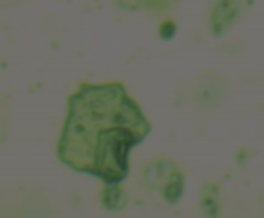
#> input picture Ferografie - Zuth/ima (114).png, 264 x 218 px; its folder holds only this picture in this run
$ python Reseni.py
#> lines starting #> are read from the running program, lines starting #| are printed output that depends on the picture; after the words box and inside, x2 and y2 are one past the last pixel; in counts of white or black regions, pixels touching at a corner belong together
#> in process_batch_exact_fix, img is the input picture: shape (218, 264, 3); mean B, G, R 97.2, 110.2, 106.1
import cv2
import numpy as np
import pandas as pd
import matplotlib.pyplot as plt
import os
import glob

INPUT_FOLDER = '.'
OUTPUT_FOLDER = 'vystupy_exact_fix'


def get_texture_based_mask(img):
    """
    Pokročilá maska, která kombinuje detekci hran a textury.
    Řeší problém 'neviditelných' lesklých třísek (ima 2).
    """
    gray = cv2.cvtColor(img, cv2.COLOR_BGR2GRAY)
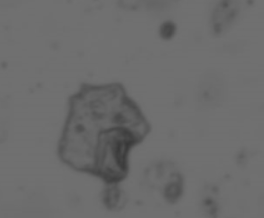
#> gray: shape (218, 264); min 55, max 113, mean 107.5
    blurred = cv2.GaussianBlur(gray, (5, 5), 0)

    # --- 1. CESTA PRO LESKLÉ/DĚRAVÉ ČÁSTICE (Např. ima 2) ---
    # Použijeme detekci hran Canny s velmi nízkým prahem, abychom chytili i slabé obrysy
    canny = cv2.Canny(blurred, 10, 100)
#> canny: shape (218, 264); every value is 0

    # Následně extrémní dilatace (roztažení), abychom spojili ty dvě "kolejnice" třísky k sobě
    # Kernel 9x9 zajistí, že se spojí mezery uvnitř třísky
    kernel_connect = cv2.getStructuringElement(cv2.MORPH_ELLIPSE, (9, 9))
    canny_connected = cv2.dilate(canny, kernel_connect, iterations=2)

    # Vyplnění děr uvnitř uzavřených tvarů
    contours_c, _ = cv2.findContours(canny_connected, cv2.RETR_EXTERNAL, cv2.CHAIN_APPROX_SIMPLE)
#> contours_c = []
    mask_metal = np.zeros_like(gray)
    cv2.drawContours(mask_metal, contours_c, -1, 255, thickness=cv2.FILLED)

    # --- 2. CESTA PRO TMAVÉ/PLNÉ ČÁSTICE (Např. ima 17, 23) ---
    # Klasický adaptivní threshold (Otsu)
    # Invertujeme, protože částice jsou tmavé/barevné na světlém pozadí
    _, mask_dark = cv2.threshold(blurred, 0, 255, cv2.THRESH_BINARY_INV + cv2.THRESH_OTSU)
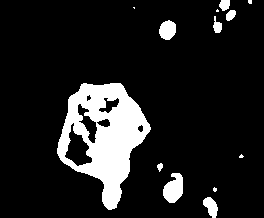
#> mask_dark: shape (218, 264); 12.5% white; 13 white regions (5 under 20 px), largest, box (x1, y1, x2, y2) and area: (57, 83, 151, 210) 5931, (163, 173, 183, 203) 429, (159, 20, 176, 40) 260

    # --- 3. SLOUČENÍ ---
    combined = cv2.bitwise_or(mask_metal, mask_dark)

    # Finální začištění (zbavení se šumu teček)
    kernel_clean = cv2.getStructuringElement(cv2.MORPH_ELLIPSE, (3, 3))
    final_mask = cv2.morphologyEx(combined, cv2.MORPH_OPEN, kernel_clean, iterations=2)
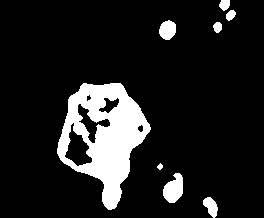
#> final_mask: shape (218, 264); 12.2% white; 8 white regions

    return final_mask


def analyze_exact_shape(contour):
    """
    Vypočítá PŘESNOU plochu a rozměry pomocí opsaného obdélníku.
    """
    # 1. PŘESNÁ PLOCHA (Contour Area - Greenova věta)
    # Toto je nejpřesnější možný výpočet obsahu v digitálním obraze.
    exact_area = cv2.contourArea(contour)

    if exact_area < 50: return None  # Ignorovat smetí

    # 2. ROZMĚRY (Rotated Rectangle)
    rect = cv2.minAreaRect(contour)
    (center, (w, h), angle) = rect

    length = max(w, h)
    width = min(w, h)
    aspect_ratio = length / width if width > 0 else 0

    # Solidita
    hull = cv2.convexHull(contour)
    hull_area = cv2.contourArea(hull)
    solidity = exact_area / hull_area if hull_area > 0 else 0

    return {
        "area": exact_area,
        "length": length,
        "width": width,
        "ar": aspect_ratio,
        "solidity": solidity,
        "rect": rect,
        "center": center
    }


def process_batch_exact_fix(input_folder, output_folder):
    if not os.path.exists(output_folder):
        os.makedirs(output_folder)

    files = glob.glob(os.path.join(input_folder, "*.png")) + glob.glob(os.path.join(input_folder, "*.jpg"))
    print(f"Zpracovávám {len(files)} souborů...")

    for file_path in files:
        filename = os.path.basename(file_path)
        img = cv2.imread(file_path)
        if img is None: continue

        mask = get_texture_based_mask(img)
        contours, _ = cv2.findContours(mask, cv2.RETR_EXTERNAL, cv2.CHAIN_APPROX_SIMPLE)
#> contours = 8 contours, 1 with area under 20; largest, box (x1, y1, x2, y2) and area: (57, 83, 151, 210) 6892, (163, 173, 183, 203) 381, (159, 20, 176, 40) 234, (203, 197, 218, 218) 170, (219, 0, 230, 11) 77, (226, 10, 236, 21) 64, (213, 22, 222, 33) 62

        annotated_img = img.copy()
        data_list = []

        # Seřadíme kontury podle velikosti (od největší), abychom měli pořádek v ID
        contours = sorted(contours, key=cv2.contourArea, reverse=True)

        for i, cnt in enumerate(contours):
            stats = analyze_exact_shape(cnt)
            if stats is None: continue

            data_list.append({
                "ID": i + 1,
                "Plocha (px)": int(stats["area"]),
                "Délka (px)": round(stats["length"], 1),
                "Šířka (px)": round(stats["width"], 1),
                "Poměr": round(stats["ar"], 2)
            })

            # --- VYKRESLOVÁNÍ ---
            # A) Skutečný tvar (červeně) - z tohoto se počítá "Plocha"
            cv2.drawContours(annotated_img, [cnt], -1, (0, 0, 255), 1)

            # B) Opsaný obdélník (zeleně) - z tohoto se počítá "Délka/Šířka"
            box = cv2.boxPoints(stats["rect"])

            # --- FIX PRO NUMPY (zde byla chyba) ---
            # Místo np.int0 použijeme np.int64
            box = np.int64(box)

            cv2.drawContours(annotated_img, [box], 0, (0, 255, 0), 2)

            # ID
            cx, cy = stats["center"]
            cv2.putText(annotated_img, str(i + 1), (int(cx), int(cy)),
                        cv2.FONT_HERSHEY_SIMPLEX, 0.6, (255, 255, 0), 2)
#> this loop made 8 passes
#> (exact_area in analyze_exact_shape, w in analyze_exact_shape, h in analyze_exact_shape, angle in analyze_exact_shape, length in analyze_exact_shape, width in analyze_exact_shape, aspect_ratio in analyze_exact_shape, hull_area in analyze_exact_shape) on passes 1 to 7: (6892.5, 120.3, 87.15, -66.41, 120.3, 87.15, 1.38, 7831.5), (381, 28.78, 18.86, -50.71, 28.78, 18.86, 1.53, 411), (233.5, 18.38, 16.26, -45, 18.38, 16.26, 1.13, 239), (170, 11.24, 20.88, -32.01, 20.88, 11.24, 1.86, 184), (77, 10, 10, -90, 10, 10, 1, 79), (63.5, 10.61, 7.07, -45, 10.61, 7.07, 1.5, 64.5), (62.5, 9.19, 8.49, -45, 9.19, 8.49, 1.08, 63.5)
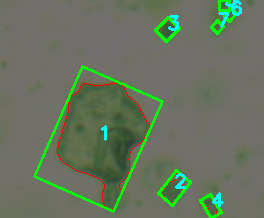
#> annotated_img: shape (218, 264, 3); 4.96% of pixels changed, all inside (x1, y1, x2, y2) = (33, 0, 242, 218)
#> after the loop, data_list = 7 items

        # Export reportu
        fig, ax = plt.subplots(1, 2, figsize=(14, 6))

        ax[0].imshow(cv2.cvtColor(annotated_img, cv2.COLOR_BGR2RGB))
        ax[0].set_title(f"Soubor: {filename}")
        ax[0].axis('off')

        ax[1].axis('off')
        ax[1].set_title("Přesná plocha (bez aproximace)")

        if data_list:
            df = pd.DataFrame(data_list)
#> df = table of 7 rows and 5 columns
            # Zobrazíme jen prvních 15 řádků
            vis_df = df.head(15)
#> vis_df = table of 7 rows and 5 columns
            table = ax[1].table(cellText=vis_df.values, colLabels=vis_df.columns, cellLoc='center', loc='center')
            table.auto_set_font_size(False)
            table.set_fontsize(10)
            table.scale(1, 1.5)
            for (r, c), cell in table.get_celld().items():
                if r == 0: cell.set_facecolor('#dddddd')
#> this loop made 40 passes
#> (r, c) on passes 1 to 12: (1, 0), (1, 1), (1, 2), (1, 3), (1, 4), (2, 0), (2, 1), (2, 2), (2, 3), (2, 4), (3, 0), (3, 1)
        else:
            ax[1].text(0.5, 0.5, "Žádné částice", ha='center')

        out_file = os.path.join(output_folder, f"FIXED_{filename}")
        plt.tight_layout()
        plt.savefig(out_file)
        plt.close(fig)
        print(f"Uloženo: {out_file}")


# Spuštění
if __name__ == "__main__":
    process_batch_exact_fix(INPUT_FOLDER, OUTPUT_FOLDER)

$ run again, on Ferografie - Zuth/ima (24).png
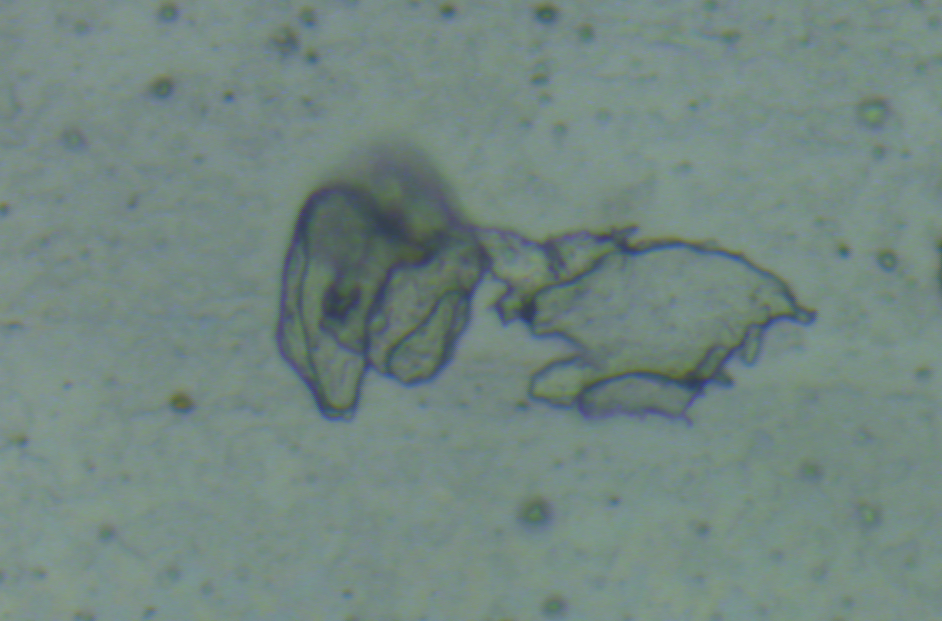
#> input picture Ferografie - Zuth/ima (24).png, 942 x 621 px
#> in process_batch_exact_fix, img is the input picture: shape (621, 942, 3); mean B, G, R 129.7, 135.5, 114.8
#> canny: shape (621, 942); every value is 0
#> contours_c = []
#> in get_texture_based_mask, `_, mask_dark = cv2.threshold(blurred, 0, 255, cv2.THRESH_BINARY_INV + ..`:
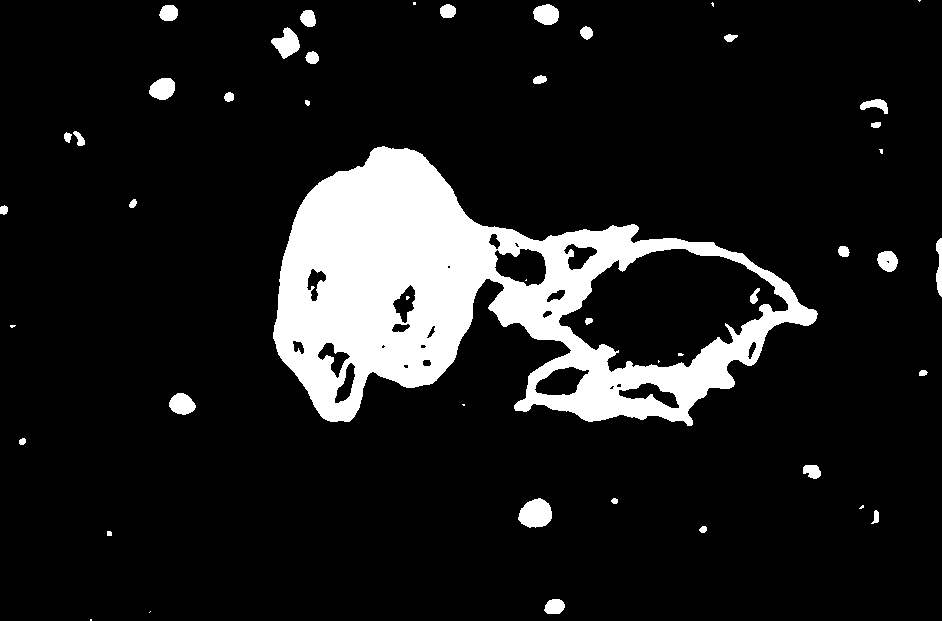
#> mask_dark: shape (621, 942); 11.6% white; 47 white regions (13 under 20 px), largest, box (x1, y1, x2, y2) and area: (273, 146, 818, 426) 62084, (518, 498, 552, 528) 758, (271, 27, 300, 59) 518
#> final_mask: shape (621, 942); 11.6% white; 35 white regions (3 under 20 px)
#> contours = 32 contours, 2 with area under 20; largest, box (x1, y1, x2, y2) and area: (273, 146, 818, 426) 83797, (518, 498, 552, 528) 711, (271, 27, 300, 59) 473, (149, 78, 175, 100) 409, (169, 393, 196, 415) 397
#> the loop in process_batch_exact_fix, `for i, cnt in enumerate(contours):` made 32 passes
#> (exact_area in analyze_exact_shape, w in analyze_exact_shape, h in analyze_exact_shape, angle in analyze_exact_shape, length in analyze_exact_shape, width in analyze_exact_shape, aspect_ratio in analyze_exact_shape, hull_area in analyze_exact_shape) on passes 1 to 7: (83797, 283.7, 528.1, -72.84, 528.1, 283.7, 1.86, 109377), (711, 31.82, 28.99, -45, 31.82, 28.99, 1.1, 732.5), (473, 24.08, 24.94, -37.57, 24.94, 24.08, 1.04, 536.5), (409, 21, 25, -90, 25, 21, 1.19, 417.5), (397, 21.21, 24.04, -45, 24.04, 21.21, 1.13, 408.5), (383, 20, 25, -90, 25, 20, 1.25, 393), (306, 18.38, 21.21, -45, 21.21, 18.38, 1.15, 313.5)
#> after the loop in process_batch_exact_fix, `for i, cnt in enumerate(contours):`:
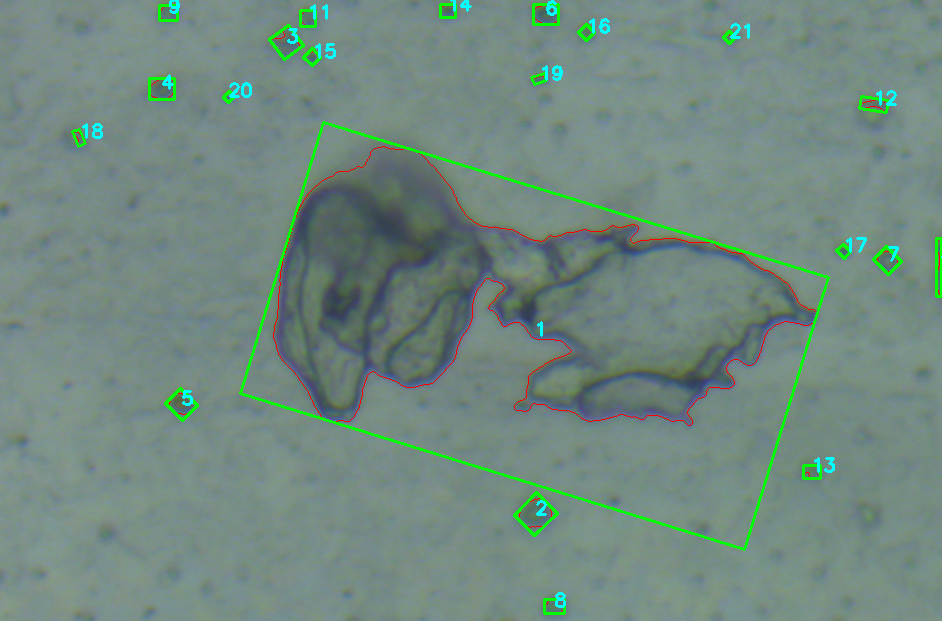
#> annotated_img: shape (621, 942, 3); 2.16% of pixels changed, all inside (x1, y1, x2, y2) = (71, 0, 942, 615)
#> after the loop in process_batch_exact_fix, `for i, cnt in enumerate(contours):`: data_list = 21 items
#> df = table of 21 rows and 5 columns
#> vis_df = table of 15 rows and 5 columns
#> the loop in process_batch_exact_fix, `for (r, c), cell in table.get_celld().items():` made 80 passes
#> (r, c) on passes 1 to 8: (1, 0), (1, 1), (1, 2), (1, 3), (1, 4), (2, 0), (2, 1), (2, 2)

$ run again, on Ferografie - Zuth/ima (29).png
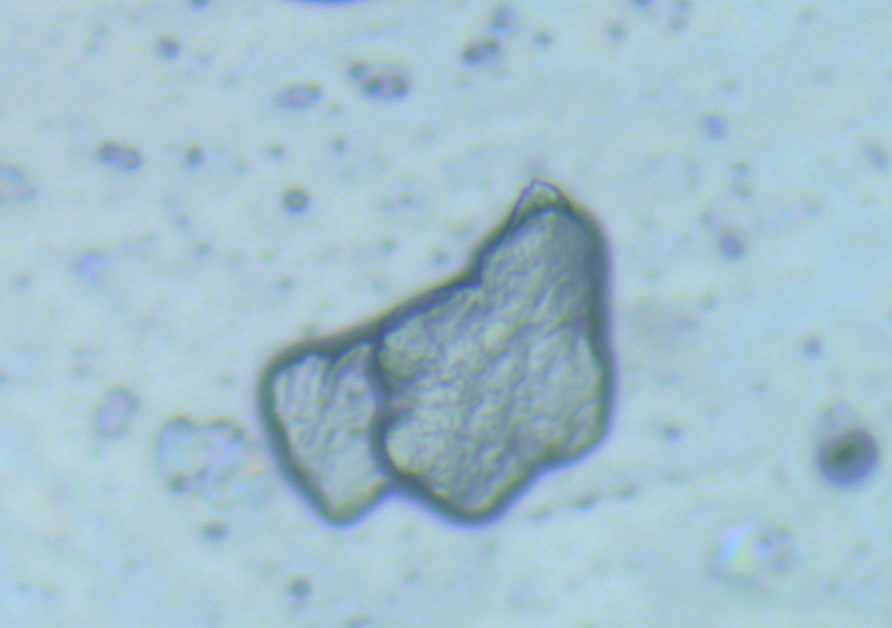
#> input picture Ferografie - Zuth/ima (29).png, 892 x 628 px
#> in process_batch_exact_fix, img is the input picture: shape (628, 892, 3); mean B, G, R 205.4, 192.4, 162
#> in get_texture_based_mask, `canny = cv2.Canny(blurred, 10, 100)`:
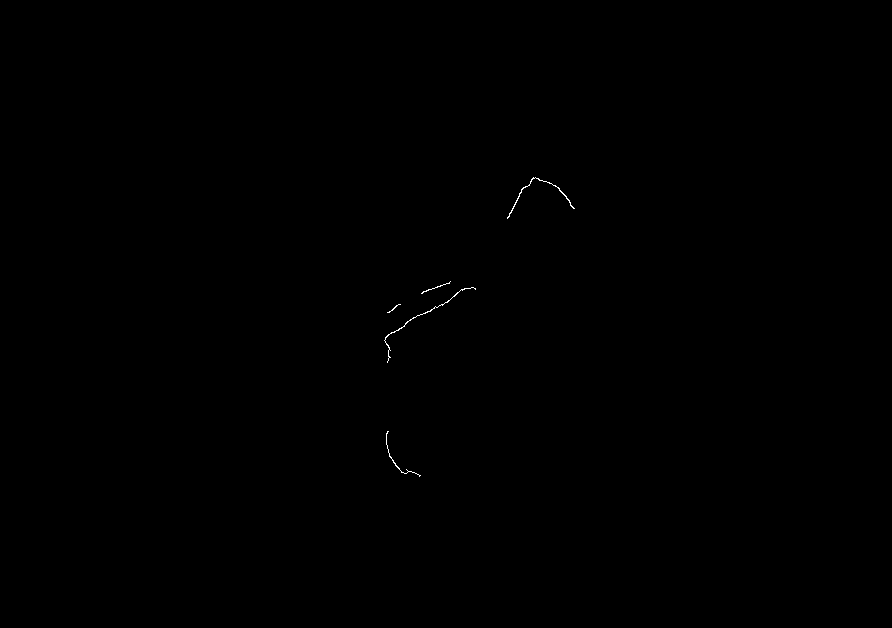
#> canny: shape (628, 892); 0.07% white in thin lines or dots, all inside (x1, y1, x2, y2) = (384, 177, 575, 477)
#> canny_connected: shape (628, 892); 1.3% white; 3 white regions
#> contours_c = 3 contours; box (x1, y1, x2, y2) and area: (376, 273, 484, 371) 3553, (499, 169, 583, 227) 1905, (378, 423, 429, 485) 1286
#> mask_metal: shape (628, 892); 1.3% white; 3 white regions, box (x1, y1, x2, y2) and area: (376, 273, 484, 371) 3746, (499, 169, 583, 227) 2019, (378, 423, 429, 485) 1371
#> mask_dark: shape (628, 892); 14.9% white; 38 white regions (6 under 20 px), largest, box (x1, y1, x2, y2) and area: (253, 174, 621, 530) 73036, (815, 416, 880, 489) 3304, (349, 64, 409, 99) 1279
#> combined: shape (628, 892); 15.1% white; 38 white regions (6 under 20 px), largest, box (x1, y1, x2, y2) and area: (253, 169, 621, 530) 74177, (815, 416, 880, 489) 3304, (349, 64, 409, 99) 1279
#> final_mask: shape (628, 892); 15.1% white; 31 white regions (2 under 20 px)
#> contours = 30 contours, 2 with area under 20; largest, box (x1, y1, x2, y2) and area: (253, 169, 621, 530) 82246, (815, 420, 880, 489) 3195, (349, 64, 409, 99) 1204, (99, 144, 141, 170) 668, (462, 38, 500, 66) 667
#> the loop in process_batch_exact_fix, `for i, cnt in enumerate(contours):` made 30 passes
#> (exact_area in analyze_exact_shape, w in analyze_exact_shape, h in analyze_exact_shape, angle in analyze_exact_shape, length in analyze_exact_shape, width in analyze_exact_shape, aspect_ratio in analyze_exact_shape, hull_area in analyze_exact_shape) on passes 1 to 7: (82245.5, 412.5, 269.5, -35.45, 412.5, 269.5, 1.53, 91709), (3195, 65.04, 64.39, -79.51, 65.04, 64.39, 1.01, 3369.5), (1203.5, 29.6, 62.15, -75.17, 62.15, 29.6, 2.1, 1432), (668.5, 19.97, 42.41, -72.35, 42.41, 19.97, 2.12, 733.5), (667, 39.21, 20.87, -18.43, 39.21, 20.87, 1.88, 700), (422, 23, 23, -90, 23, 23, 1, 431.5), (389, 19.09, 24.75, -45, 24.75, 19.09, 1.3, 393.5)
#> after the loop in process_batch_exact_fix, `for i, cnt in enumerate(contours):`:
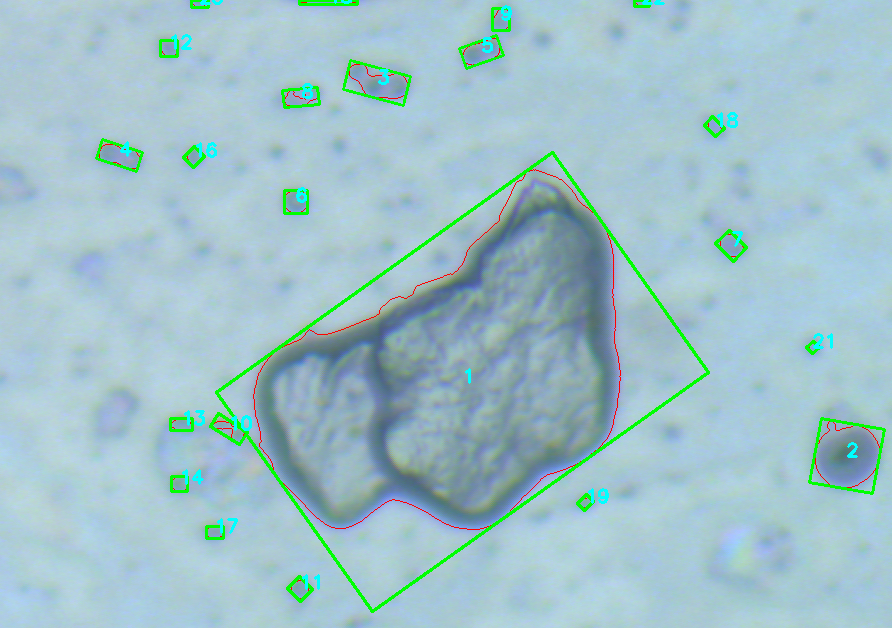
#> annotated_img: shape (628, 892, 3); 2.42% of pixels changed, all inside (x1, y1, x2, y2) = (95, 0, 886, 613)
#> after the loop in process_batch_exact_fix, `for i, cnt in enumerate(contours):`: data_list = 22 items
#> df = table of 22 rows and 5 columns
#> vis_df = table of 15 rows and 5 columns
#> the loop in process_batch_exact_fix, `for (r, c), cell in table.get_celld().items():` made 80 passes
#> (r, c) on passes 1 to 8: (1, 0), (1, 1), (1, 2), (1, 3), (1, 4), (2, 0), (2, 1), (2, 2)

$ run again, on Ferografie - Zuth/ima (12).png
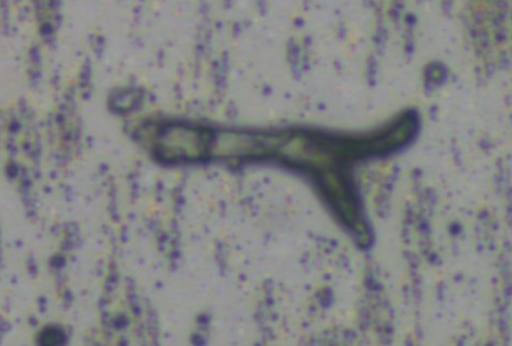
#> input picture Ferografie - Zuth/ima (12).png, 512 x 346 px
#> in process_batch_exact_fix, img is the input picture: shape (346, 512, 3); mean B, G, R 133.1, 131.9, 131.1
#> in get_texture_based_mask, `canny = cv2.Canny(blurred, 10, 100)`:
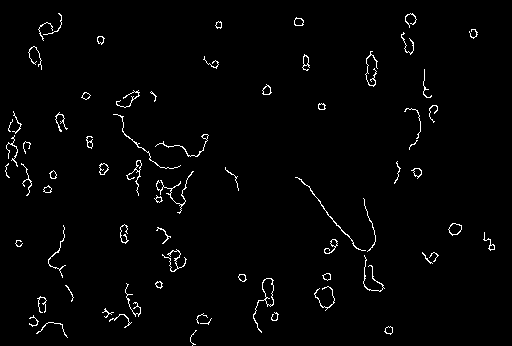
#> canny: shape (346, 512); 1.9% white in thin lines or dots
#> canny_connected: shape (346, 512); 26.9% white; 33 white regions
#> contours_c = 33 contours; largest, box (x1, y1, x2, y2) and area: (105, 82, 217, 222) 7366, (287, 169, 393, 300) 4652, (0, 103, 65, 204) 3502, (386, 61, 446, 192) 3408, (230, 266, 287, 341) 2392
#> mask_metal: shape (346, 512); 27% white; 33 white regions, largest, box (x1, y1, x2, y2) and area: (105, 82, 217, 222) 7620, (287, 169, 393, 300) 4888, (0, 103, 65, 204) 3656
#> mask_dark: shape (346, 512); 22% white; 194 white regions (63 under 20 px), largest, box (x1, y1, x2, y2) and area: (107, 81, 423, 261) 18137, (468, 0, 509, 56) 1396, (359, 266, 394, 346) 1170
#> combined: shape (346, 512); 39.6% white; 114 white regions (42 under 20 px), largest, box (x1, y1, x2, y2) and area: (105, 61, 449, 346) 34531, (0, 100, 101, 207) 5602, (94, 261, 159, 346) 2774
#> final_mask: shape (346, 512); 38.7% white; 80 white regions (13 under 20 px)
#> contours = 80 contours, 18 with area under 20; largest, box (x1, y1, x2, y2) and area: (105, 61, 449, 346) 31636, (0, 101, 101, 207) 5276, (230, 266, 287, 341) 2416, (94, 261, 155, 346) 2412, (20, 0, 70, 81) 2229
#> the loop in process_batch_exact_fix, `for i, cnt in enumerate(contours):` made 80 passes
#> (exact_area in analyze_exact_shape, w in analyze_exact_shape, h in analyze_exact_shape, angle in analyze_exact_shape, length in analyze_exact_shape, width in analyze_exact_shape, aspect_ratio in analyze_exact_shape, hull_area in analyze_exact_shape) on passes 1 to 7: (31636, 288.9, 333.8, -78.54, 333.8, 288.9, 1.16, 75192), (5276, 103.1, 98.01, -47.07, 103.1, 98.01, 1.05, 7845), (2416, 48.24, 79.05, -20.1, 79.05, 48.24, 1.64, 2990), (2411.5, 54.44, 80.78, -29.93, 80.78, 54.44, 1.48, 3184.5), (2229, 84.33, 42.05, -76.5, 84.33, 42.05, 2.01, 2766), (1961.5, 43.72, 65.15, -33.18, 65.15, 43.72, 1.49, 2178), (1895, 37.88, 92.34, -5.6, 92.34, 37.88, 2.44, 2492)
#> after the loop in process_batch_exact_fix, `for i, cnt in enumerate(contours):`:
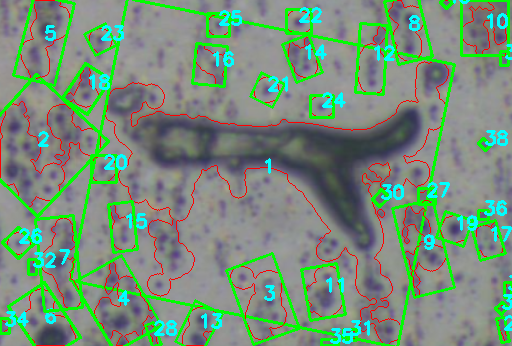
#> annotated_img: shape (346, 512, 3); 14.36% of pixels changed, all inside (x1, y1, x2, y2) = (0, 0, 512, 346)
#> after the loop in process_batch_exact_fix, `for i, cnt in enumerate(contours):`: data_list = 40 items
#> df = table of 40 rows and 5 columns
#> vis_df = table of 15 rows and 5 columns
#> the loop in process_batch_exact_fix, `for (r, c), cell in table.get_celld().items():` made 80 passes
#> (r, c) on passes 1 to 8: (1, 0), (1, 1), (1, 2), (1, 3), (1, 4), (2, 0), (2, 1), (2, 2)
